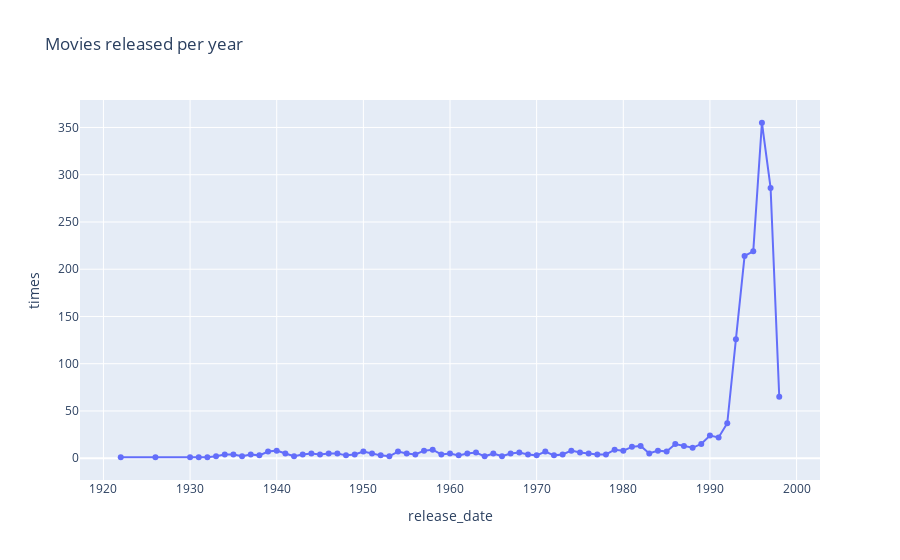

Notebook code cell kept with this figure:
### Code cell
fig = px.line(data_release_count, x="release_date", y="times", title='Movies released per year',markers=True)
fig.show()

### Figure 1 — Plotly figure (JSON) as saved in the notebook; plotly's stock layout.template omitted (floating-point values rounded to 4 significant figures)
{"data": [{"hovertemplate": "release_date=%{x}<br>times=%{y}<extra></extra>", "legendgroup": "", "line": {"color": "#636efa", "dash": "solid"}, "marker": {"symbol": "circle"}, "mode": "lines+markers", "name": "", "orientation": "v", "showlegend": false, "type": "scatter", "x": [1922, 1926, 1930, 1931, 1932, 1933, 1934, 1935, 1936, 1937, 1938, 1939, 1940, 1941, 1942, 1943, 1944, 1945, 1946, 1947, 1948, 1949, 1950, 1951, 1952, 1953, 1954, 1955, 1956, 1957, 1958, 1959, 1960, 1961, 1962, 1963, 1964, 1965, 1966, 1967, 1968, 1969, 1970, 1971, 1972, 1973, 1974, 1975, 1976, 1977, 1978, 1979, 1980, 1981, 1982, 1983, 1984, 1985, 1986, 1987, 1988, 1989, 1990, 1991, 1992, 1993, 1994, 1995, 1996, 1997, 1998], "xaxis": "x", "y": [1, 1, 1, 1, 1, 2, 4, 4, 2, 4, 3, 7, 8, 5, 2, 4, 5, 4, 5, 5, 3, 4, 7, 5, 3, 2, 7, 5, 4, 8, 9, 4, 5, 3, 5, 6, 2, 5, 2, 5, 6, 4, 3, 7, 3, 4, 8, 6, 5, 4, 4, 9, 8, 12, 13, 5, 8, 7, 15, 13, 11, 15, 24, 22, 37, 126, 214, 219, 355, 286, 65], "yaxis": "y"}], "layout": {"legend": {"tracegroupgap": 0}, "title": {"text": "Movies released per year"}, "xaxis": {"anchor": "y", "domain": [0, 1], "title": {"text": "release_date"}}, "yaxis": {"anchor": "x", "domain": [0, 1], "title": {"text": "times"}}}}
